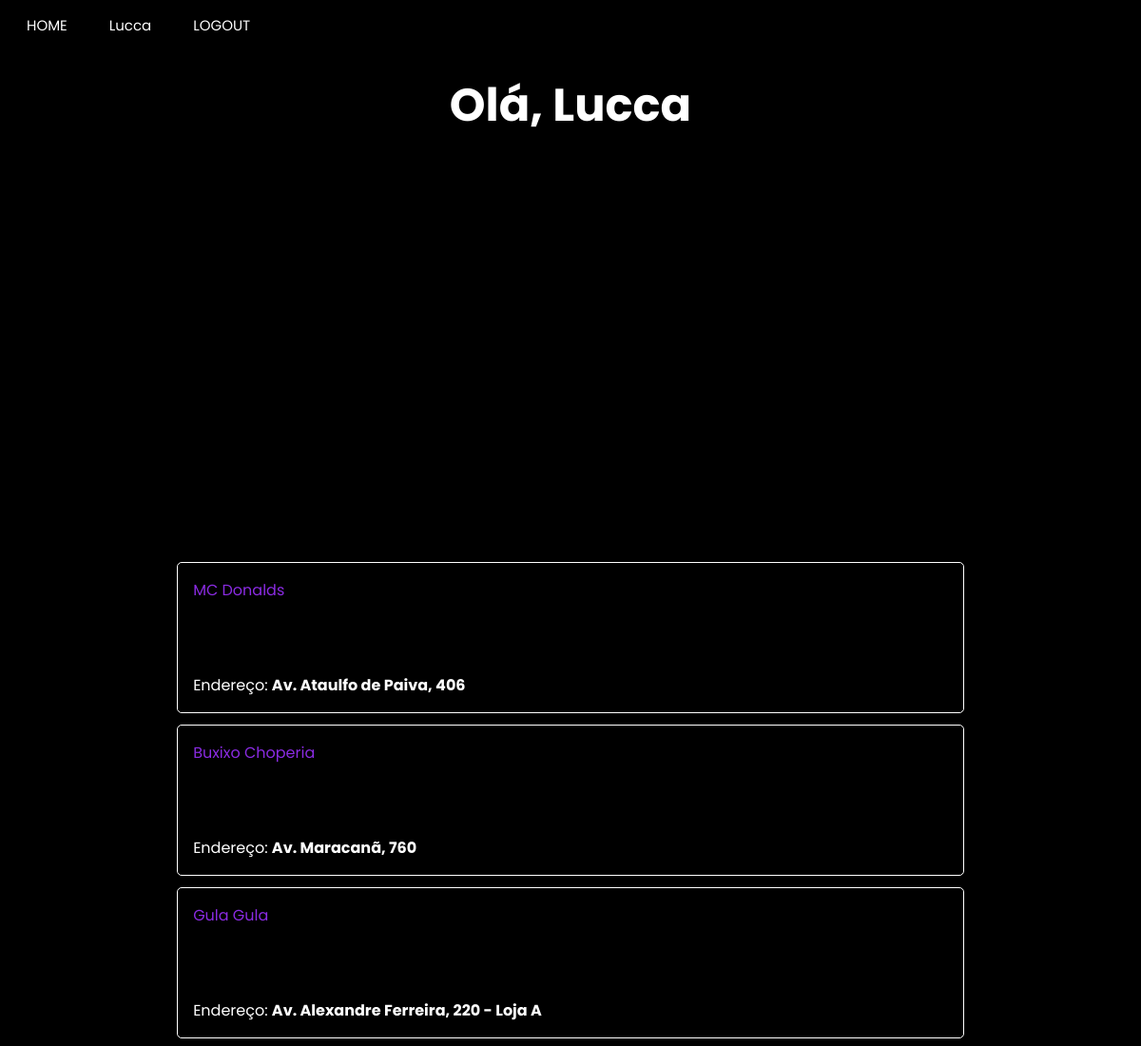
Page /user_page (signed in) on the committed database.
### app/model.py (models this page shows, shortened)
class usuario(UserMixin, db.Model):
    __tablename__ = "usuario"
    id = db.Column(db.Integer, primary_key=True)
    username = db.Column(db.String(64), index=True, unique=True)
    email = db.Column(db.String(120), index=True, unique=True)
    password_hash = db.Column(db.String(120))
    city = db.Column(db.String(120))
    district = db.Column(db.String(50))
    age = db.Column(db.Integer)

class empresa(UserMixin, db.Model):
    __tablename__ = "empresa"
    id = db.Column(db.Integer,primary_key=True)
    enterprise_name = db.Column(db.String(64), index=True, unique=True)
    email = db.Column(db.String(120), index=True, unique=True)
    password_hash = db.Column(db.String(120))
    city = db.Column(db.String(120))
    latitude = db.Column(db.Float)
    longitude = db.Column(db.Float)
    district = db.Column(db.String(50))
    street = db.Column(db.String(120))
    posts = db.relationship("Post", backref="enterprise")

### app/routes.py (the view)
@app.route("/user_page", methods=["POST", "GET"])
@login_required
def user_page():                              # PAGINA DE USUARIO
    return render_template('user_page.html', title="Usuario", empresa = empresa ,css_file="user_page.css", user=current_user)

### app/model.py (called while the page is built)
@login.user_loader
def load_user(id):
    if usuario.query.get(int(id)):
        load = usuario.query.get(int(id))
    else:
        load = empresa.query.get(int(id))
    return load

### app/templates/user_page.html (shortened to what this page needs)
{% extends "base.html" %}
{% block content %}
<h1>Olá, {{user.username}}</h1>
<div id="map"></div>
{% for enterprise in empresa.query.limit(20).all()%}
<div class="enterprises">
  <p>
    <a href="{{url_for('enterprise_page_specific',name=enterprise.enterprise_name)}}">{{ enterprise.enterprise_name }}</a>
    <br><br><br><br>
    Endereço:
    <b>{{ enterprise.street }}</b>
  </p>
</div>
{% endfor %}
{% endblock %}

### app/templates/base.html (shortened to what this page needs)
<!DOCTYPE html>
<html>
    <head>
        {% if css_file%}
            <link rel="stylesheet" type="text/css" href="{{ url_for('static', filename=css_file) }}">
        {% else %}
            <link rel="stylesheet" type="text/css" href="{{ url_for('static', filename='user_page.css') }}">
        {% endif %}
    </head>
    <body>
        <header class="menu">
            <a id="main_page" href="{{ url_for('main_page') }}" class="button">HOME</a>
            {% if user.is_authenticated %}
            {% if user.username %}
            <a id="user_page" href="{{ url_for('user_page')}}"class="button">{{user.username}}</a>
            {% else %}
            <a id="enterprise_page" href="{{ url_for('enterprise_page_specific', name=user.enterprise_name)}}"class="button">{{user.enterprise_name}}</a>
            {% endif%}
            <a id="logout" href="{{ url_for('logout') }}" class="button">LOGOUT</a>
            {% else %}
            <a id="enterprise_register_page" href="{{ url_for('enterprise_register_page') }}" class="button">SEJA UM ANUNCIANTE</a>
            <a id="user_register_page" href="{{ url_for('user_register_page') }}" class="button">REGISTRO</a>
            <a id="login_page" href="{{ url_for('login_page') }}" class="button">LOGIN</a>
            {% endif %}
        </header>
        {% block content %}{% endblock %}
    </body>
</html>

### app/static/user_page.css (style rules this page uses)
h1 { color: rgb(255, 255, 255); text-align: center; font-family: "Poppins", sans-serif; font-size: 300%; }
body { background: black; background-image: url("https://www.pixel4k.com/wp-content/uploads/2021/05/abstract-waving-4k_1620165379-1536x960.jpg"); background-repeat: no-repeat; background-size: cover; }
#map { height: 400px; width: 70%; border-radius: 8px; margin: auto; }
.enterprises { color:white; display: grid; align-items: center; font-family:'Poppins'; margin-left:15%; margin-right: 15%; margin-top: 1%; background-color:rgba(0, 0, 0, 0.377); border: white solid 1px; border-radius: 5px; }
.enterprises p { margin-left: 2%; }
.enterprises a { text-decoration: none; color: blueviolet; }

### app/static/base.css (style rules this page uses)
header.menu { align-items: left; justify-content: start; }
a.button { border: none; color: white; padding: 5px 20px; text-align: center; text-decoration: none; display: inline-block; font-family:'Poppins'; font-size: 15px; }
.menu { margin-top: 10px; }

### rows in the picture
usuario: username "Lucca"
empresa: enterprise_name "MC Donalds", street "Av. Ataulfo de Paiva, 406"
empresa: enterprise_name "Buxixo Choperia", street "Av. Maracanã, 760"
empresa: enterprise_name "Gula Gula", street "Av. Alexandre Ferreira, 220 - Loja A"
